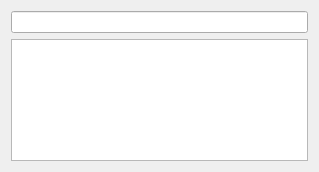
<?xml version="1.0" encoding="UTF-8"?>
<ui version="4.0">
 <class>EditableScenarioWidget</class>
 <widget class="QWidget" name="EditableScenarioWidget">
  <property name="geometry">
   <rect>
    <x>0</x>
    <y>0</y>
    <width>319</width>
    <height>172</height>
   </rect>
  </property>
  <property name="windowTitle">
   <string>Form</string>
  </property>
  <layout class="QGridLayout" name="gridLayout">
   <item row="0" column="0">
    <widget class="QLineEdit" name="lineEdit_scenario"/>
   </item>
   <item row="1" column="0">
    <widget class="QTextEdit" name="textEdit_scenario"/>
   </item>
  </layout>
 </widget>
 <resources/>
 <connections/>
</ui>
